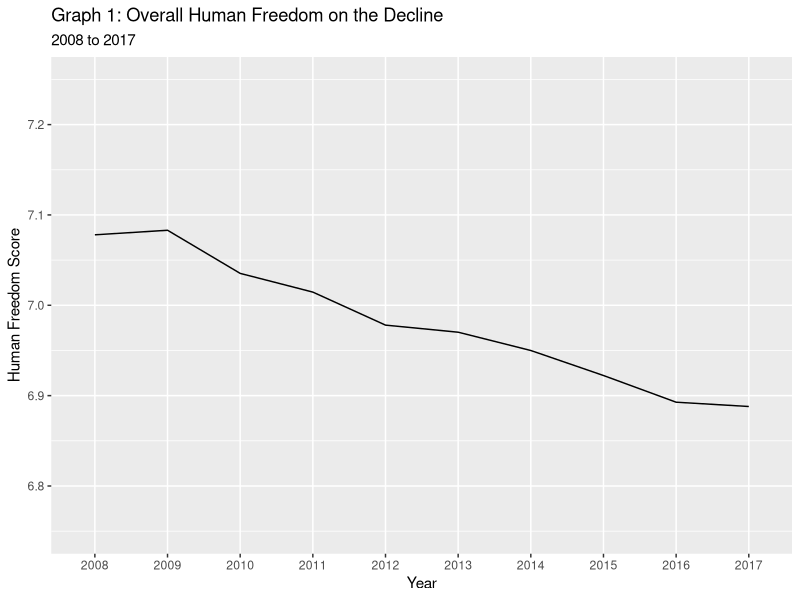
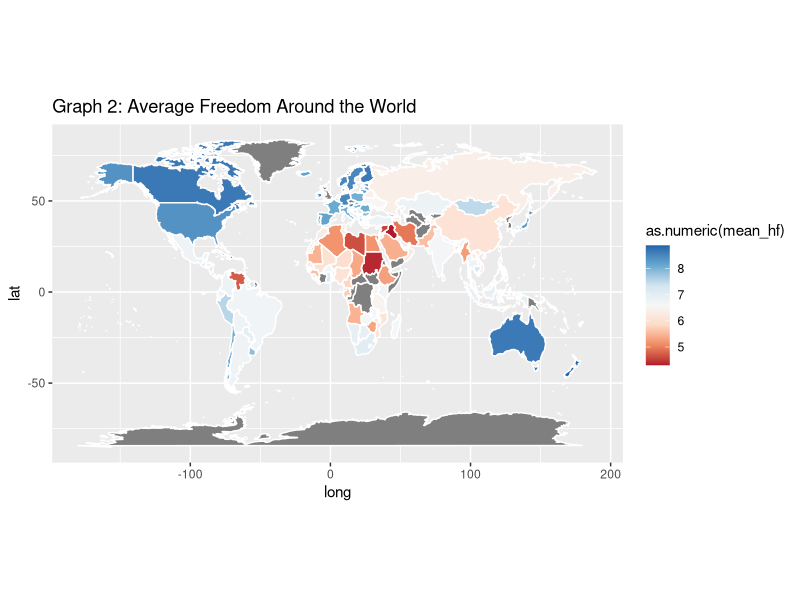
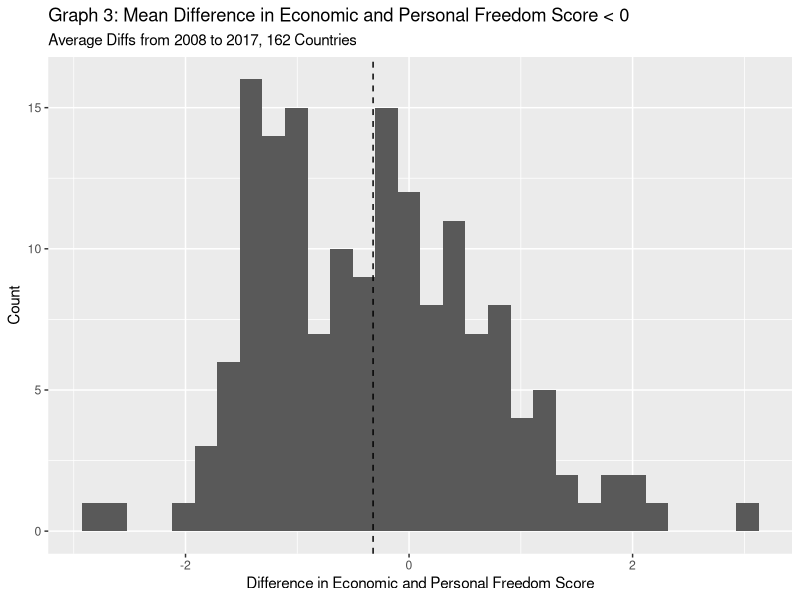
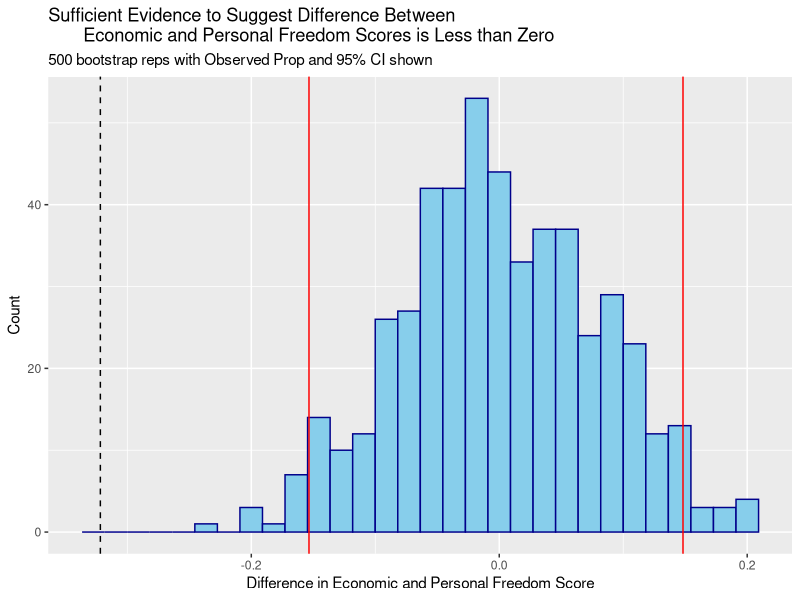
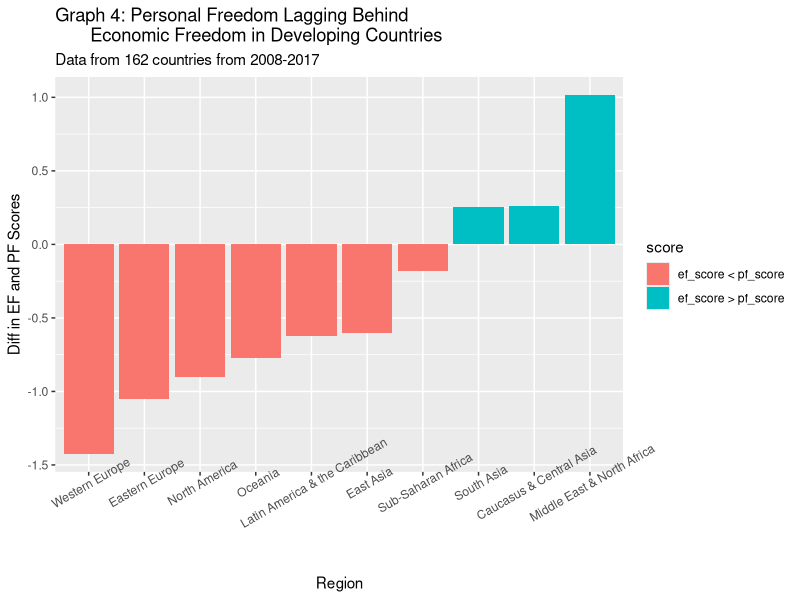

Write the R code that produced these figures, in order. (Note: this script raises an error after producing the figures.)
## ---- chunk 1
library(tidyverse)
library(ggplot2)
library(dplyr)
require(maps)
require(viridis)
theme_set(
  theme_gray()
  )
hfi <- read_csv("data/hfi_cc_2019.csv") 
## ---- chunk 2
knitr::opts_chunk$set(warning = FALSE, message = FALSE, echo = FALSE)
## ---- chunk 3
glimpse(hfi)
## ---- chunk 4
hfscore_by_year <- hfi %>% 
  filter(hf_score != "-") %>% 
  group_by(year) %>% 
  summarize(mean_hf = mean(as.numeric(hf_score)))

ggplot(data = hfscore_by_year, 
       aes(x = as.factor(year), y = mean_hf, group = 1)) +
  geom_line(stat = "identity") +
  ylim(6.75, 7.25) + 
  labs(x = "Year", y = "Human Freedom Score", 
       title = "Graph 1: Overall Human Freedom on the Decline",
       subtitle = "2008 to 2017")
## ---- chunk 5
summarized_hfi <- hfi %>% 
  filter(hf_score != "-") %>% 
  group_by(countries) %>% 
  mutate(mean_hf = mean(as.numeric(hf_score))) %>% 
  slice(1) %>% 
  mutate(countries = ifelse(countries == "United States", "USA", countries)) %>% 
  summarize(countries, mean_hf)

world_map <- map_data("world")
freedom_map <- left_join(world_map, summarized_hfi, by = c("region" = "countries"))

# Create the map
ggplot(freedom_map, mapping = aes(long, lat, group = group)) +
  coord_fixed(1.3) +
  geom_polygon(aes(fill = as.numeric(mean_hf)), color = "white") +
  scale_fill_distiller(palette ="RdBu", direction = 1) +
  labs(title = "Graph 2: Average Freedom Around the World")

#add labels
## ---- chunk 6
no_na_hfi <- hfi %>% 
  filter(pf_score != "-" & ef_score != "-")

clean_hfi <- no_na_hfi %>% 
  group_by(countries) %>% 
  mutate(mean_pf = mean(as.numeric(pf_score)),
         mean_ef = mean(as.numeric(ef_score))) %>% 
  mutate(diff_ef_pf = mean_ef - mean_pf) %>% 
  slice(1) %>% 
  summarize(countries, mean_ef, mean_pf, diff_ef_pf)

mean_diff <- clean_hfi %>% 
  summarize(mean_diff = mean(diff_ef_pf))

ggplot(data = clean_hfi, aes(x = diff_ef_pf)) +
  geom_histogram(bins = 30) +
  geom_vline(linetype = "dashed", xintercept = c(mean_diff$mean_diff)) +
  labs(x = "Difference in Economic and Personal Freedom Score", 
       y = "Count", 
       title = "Graph 3: Mean Difference in Economic and Personal Freedom Score < 0",
       subtitle = "Average Diffs from 2008 to 2017, 162 Countries")
## ---- chunk 7
set.seed(10)
n_sims <- 500
boot_dist = numeric(n_sims) 
for(i in 1:n_sims){ 
  indices <- sample(1:nrow(clean_hfi), replace = T)
  boot_mean <- clean_hfi %>% 
    slice(indices) %>%                    
    summarize(boot_mean = mean(diff_ef_pf)) %>% 
    pull()                                
  boot_dist[i] <- boot_mean 
}

boot_means = tibble(boot_dist)
mu_0 <- 0
offset <- boot_means %>% 
  summarize(mu_0 - mean(boot_dist)) %>%
  pull()
boot_means <- boot_means %>%
  mutate(shifted_means = boot_dist + offset)
boot_1 <- boot_means%>%
  summarize(lower = quantile(shifted_means, 0.025), 
            upper = quantile(shifted_means, 0.975))
boot_1
## ---- chunk 8
obs_mean <- clean_hfi %>% 
  summarize(mean(diff_ef_pf)) %>% 
  pull()
obs_mean
## ---- chunk 9
obs_diff <- mu_0 - obs_mean
boot_means %>% 
  mutate(extreme = ifelse(shifted_means <= mu_0 - obs_diff |
                          shifted_means >= mu_0 + obs_diff, 1, 0)) %>% 
  summarize(p_val = mean(extreme))
## ---- chunk 10
ggplot(data = boot_means, aes(x = shifted_means)) +
  geom_histogram(color = "darkblue", fill = "skyblue") + 
  labs(x = "Difference in Economic and Personal Freedom Score", y = "Count", 
       title = "Sufficient Evidence to Suggest Difference Between 
       Economic and Personal Freedom Scores is Less than Zero",
       subtitle = "500 bootstrap reps with Observed Prop and 95% CI shown") +
  geom_vline(xintercept = c(boot_1$lower, boot_1$upper),
             color = "red") +
  geom_vline(linetype = "dashed", xintercept = c(mean_diff$mean_diff))
## ---- chunk 11
region_hfi <- no_na_hfi %>% 
  group_by(region) %>% 
  mutate(mean_pf = mean(as.numeric(pf_score)),
         mean_ef = mean(as.numeric(ef_score))) %>% 
  mutate(diff_ef_pf = mean_ef - mean_pf,
         score = ifelse(diff_ef_pf > 0, 
                        "ef_score > pf_score", "ef_score < pf_score")) %>% 
  slice(1) %>% 
  summarize(region, mean_ef, mean_pf, diff_ef_pf, score)

ggplot(data = region_hfi, aes(x = reorder(region, diff_ef_pf), 
                              y = diff_ef_pf, fill = score)) +
  geom_col() + 
  theme(axis.text.x = element_text(angle = 30)) +
  labs(x = "Region", y = "Diff in EF and PF Scores", 
       title = "Graph 4: Personal Freedom Lagging Behind 
       Economic Freedom in Developing Countries",
       subtitle = "Data from 162 countries from 2008-2017")
## ---- chunk 12
linreg_reg <- hfi %>% 
  filter(ef_score != "-" & pf_score != "-")
m_hf_reg <- lm(as.numeric(ef_score) - as.numeric(pf_score) ~ region, data = linreg_reg)
tidy(m_hf_reg) %>% 
  arrange(estimate)
## ---- chunk 13
corr_efpf <- no_na_hfi %>% 
  summarize(cor_ef_pf = cor(as.numeric(ef_score), as.numeric(pf_score)))
corr_efpf
## ---- chunk 14
ggplot(data = no_na_hfi, aes(x = as.numeric(ef_score), 
                             y = as.numeric(pf_score))) +
  geom_point(alpha = 0.5, position = "jitter") + 
  geom_smooth(method="lm") +
  labs(x = "Economic Freedom Score", y = "Personal Freedom Score", 
       title = "Graph 5: Positive Correlation Between Economic and Personal Freedom",
       subtitle = "Data from 162 countries from 2008-2017")
## ---- chunk 15
hfi_coldwar <- hfi %>% 
  mutate(post_soviet = ifelse(countries == "Russia" | 
                                countries == "Ukraine" | 
                                countries == "Moldova" | 
                                countries == "Uzbekistan" | 
                                countries == "Kazakhstan" | 
                                countries == "Kyrgyzstan" | 
                                countries == "Tajikistan" | 
                                countries == "Turkmenistan" | 
                                countries == "Georgia" | 
                                countries == "Azerbaijan" | 
                                countries == "Armenia" | 
                                countries == "Lithuania" | 
                                countries == "Latvia" | 
                                countries == "Estonia", "yes", "no")) %>% 
  mutate(nato = ifelse(countries == "Belgium" | 
                         countries == "Canada" | 
                         countries == "Denmark" | 
                         countries == "France" | 
                         countries == "Germany" | 
                         countries == "Greece" | 
                         countries == "Iceland" | 
                         countries == "Italy" | 
                         countries == "Luxembourg" | 
                         countries == "Netherlands" | 
                         countries == "Norway" | 
                         countries == "Portugal" | 
                         countries == "Spain" | 
                         countries == "Turkey" | 
                         countries == "United Kingdom" | 
                         countries == "United States", "yes", "no")) %>% 
  filter(post_soviet == "yes" | nato == "yes") %>% 
  mutate(coldwar_side = ifelse(post_soviet == "yes", "soviet", "western"))
  

ef_govt_coldwar <- hfi_coldwar %>% 
  filter(ef_government != "-") %>% 
  select(countries, coldwar_side, year, ef_government) %>% 
  group_by(year, coldwar_side) %>% 
  mutate(mean_ef_government = mean(as.numeric(ef_government)))

ggplot(data = ef_govt_coldwar, 
       aes(x = as.factor(year), y = mean_ef_government, group = coldwar_side, color = coldwar_side)) +
  geom_line(stat = "identity") +
  labs(x = "Year", y = "Smaller Government", 
       title = "Graph 6: Post-Soviet Countries Have Smaller Governments 
       Than Western Countries",
       subtitle = "2008 to 2017, Higher Score = Smaller Government") +
  theme(axis.line.y = element_line(arrow = arrow()))

hf_coldwar <- hfi_coldwar %>% 
  filter(hf_score != "-") %>% 
  select(countries, coldwar_side, year, hf_score) %>% 
  group_by(year, coldwar_side) %>% 
  mutate(mean_hf = mean(as.numeric(hf_score)))

ggplot(data = hf_coldwar, 
       aes(x = as.factor(year), y = mean_hf, group = coldwar_side, color = coldwar_side)) +
  geom_line(stat = "identity") +
  labs(x = "Year", y = "Human Freedom Score", 
       title = "Graph 7: Post-Soviet Countries Less Free Than Western Countries",
       subtitle = "2008 to 2017")
## ---- chunk 16
coldwar_govtsize_reg <- hfi_coldwar %>% 
  filter(hf_score != "-")

m_hf_reg <- lm(as.numeric(hf_score) ~ as.numeric(ef_government) + coldwar_side + coldwar_side * as.numeric(ef_government), 
               data = coldwar_govtsize_reg)

tidy(m_hf_reg) %>% 
  arrange(estimate) 

glance(m_hf_reg)$r.squared
## ---- chunk 17
p_coldwar_govtsize_reg <- hfi_coldwar %>% 
  filter(pf_score != "-")

m_pf_reg <- lm(as.numeric(pf_score) ~ as.numeric(ef_government) + coldwar_side + coldwar_side * as.numeric(ef_government), 
               data = p_coldwar_govtsize_reg)

tidy(m_pf_reg) %>% 
  arrange(estimate) 

glance(m_pf_reg)$r.squared
## ---- chunk 18
hfi <- hfi%>%
  mutate(pf_movement_nowomen = (as.numeric(pf_movement_domestic) 
                                + as.numeric(pf_movement_foreign))/2)
hfi <- hfi%>%
  mutate(pf_ss_nowomen = (as.numeric(pf_ss_homicide) 
                          + as.numeric(pf_ss_disappearances))/2)
hfi <- hfi%>%
  mutate(pf_identity_nowomen = (as.numeric(pf_identity_legal) 
                          + as.numeric(pf_identity_sex_male))/2)

hfi <- hfi%>%
  mutate(pf_rol = as.numeric(pf_rol))%>%
  mutate(pf_religion = as.numeric(pf_religion))%>%
  mutate(pf_association = as.numeric (pf_association))%>%
  mutate(pf_expression = as.numeric(pf_expression))%>%
  mutate(ef_score = as.numeric(ef_score))%>%
  mutate(hfi_women_unweighted = (ef_score * 0.5) 
         + (pf_rol * 0.125)
         + (pf_ss_nowomen * 0.125)
         + (pf_movement_nowomen * 0.05)
         + (pf_identity_nowomen * 0.05)
         + (pf_expression * 0.05)
         + (pf_association * 0.05)
         + (pf_religion * 0.05))
hfi <- hfi%>%
  mutate(pf_score_nowomen = (pf_rol * 0.25)
         + (pf_ss_nowomen * 0.25)
         + (pf_movement_nowomen * 0.1)
         + (pf_identity_nowomen * 0.1)
         + (pf_expression * 0.1)
         + (pf_association * 0.1)
         + (pf_religion * 0.1))

#katea: include in methodology why you did math this way
## ---- chunk 19
ws_only <- hfi%>%
  select(pf_ss_women, pf_ss_women_fgm, pf_ss_women_inheritance, 
         pf_ss_women_inheritance_daughters, pf_ss_women_inheritance_widows,
         pf_movement_women, pf_identity_sex_female, pf_identity_divorce, hfi_women_unweighted)
ws_only <- ws_only%>%
  mutate(pf_ss_women = as.numeric(pf_ss_women))%>%
  mutate(pf_movement_women = as.numeric(pf_movement_women))%>%
  mutate(pf_identity_divorce = as.numeric(pf_identity_divorce))%>%
  mutate(pf_identity_sex_female = as.numeric(pf_identity_sex_female))%>%

  mutate(ws_score = (((pf_identity_divorce + pf_identity_sex_female)/2) + pf_ss_women + pf_movement_women)/3)

ws_no_na <- ws_only%>%
    filter(!is.na(hfi_women_unweighted) & !is.na(ws_score)) 

corr_ws_hf <- ws_no_na%>%
  summarize(cor_ws_hfi = cor(hfi_women_unweighted, ws_score))
corr_ws_hf
## ---- chunk 20
ggplot(data = ws_no_na, aes(x = ws_score, 
                             y = hfi_women_unweighted)) +
  geom_point(alpha = 0.5, position = "jitter") + 
  geom_smooth(method="lm") +
  labs(x = "Women-Specific Freedoms Score", y = "Overall Freedom Score", 
       title = "Positive Correlation Between Women-Specific and Overall Freedom",
       subtitle = "Data from 162 countries from 2008-2017")
## ---- chunk 21
set.seed(10)
n_sims <- 2000
boot_dist = numeric(n_sims) 
for(i in 1:n_sims){ 
  indices <- sample(1:nrow(ws_no_na), replace = T)
  boot_cor <- ws_no_na %>% 
    slice(indices) %>%                    
    summarize(boot_cor = cor(ws_score, hfi_women_unweighted)) %>% 
    pull()                                
  boot_dist[i] <- boot_cor 
}

boot_cors = tibble(boot_dist)

mu_0 <- 0
offset <- boot_cors %>% 
  summarize(mu_0 - mean(boot_dist)) %>%
  pull()

boot_cors <- boot_cors %>%
  mutate(shifted_cors = boot_dist + offset)

boot_2 <- boot_cors%>%
  summarize(lower = quantile(shifted_cors, 0.005), 
            upper = quantile(shifted_cors, 0.995))
boot_2
## ---- chunk 22
obs_cor <- ws_no_na %>% 
  summarize(cor(ws_score, hfi_women_unweighted)) %>% 
  pull()
obs_cor
## ---- chunk 23
#obs_cor <- mu_0 - obs_cor
#boot_cors %>% 
#  mutate(extreme = ifelse(shifted_means <= mu_0 - obs_diff |
#                          shifted_means >= mu_0 + obs_diff, 1, 0)) %>% 
#  summarize(p_val = mean(extreme))
